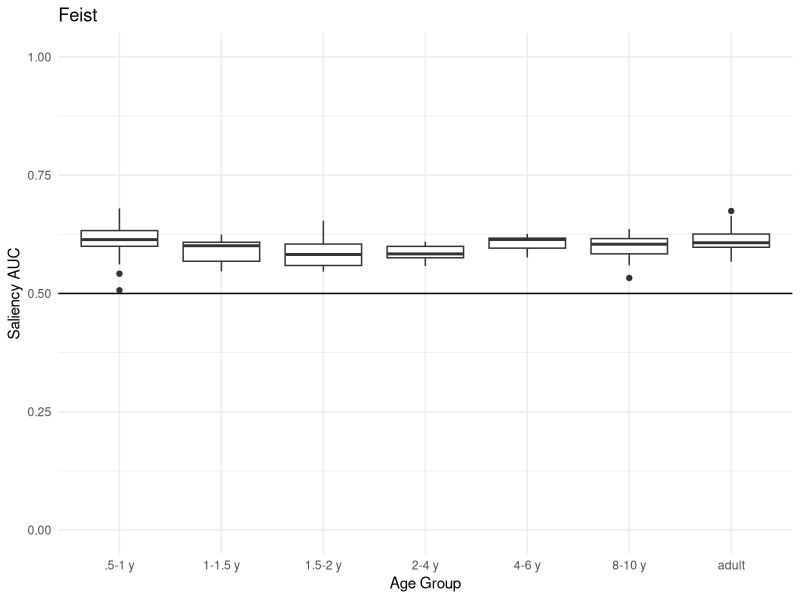
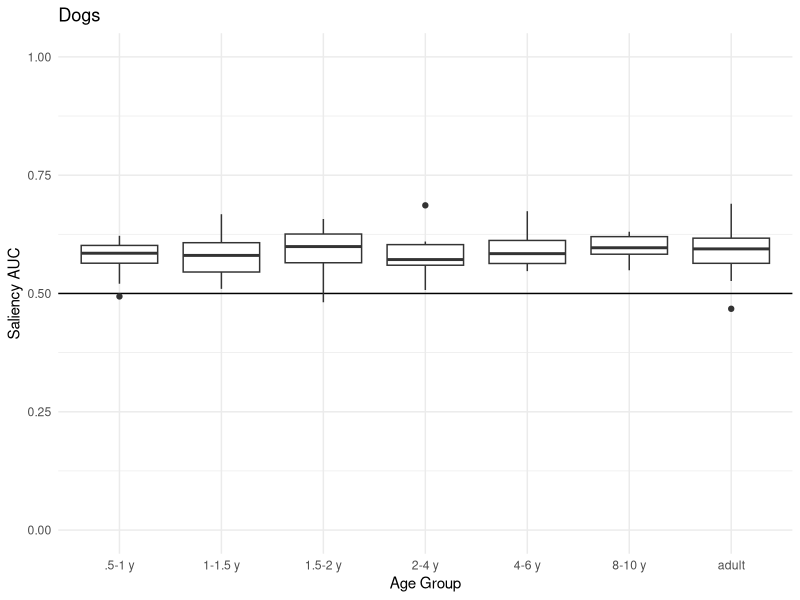
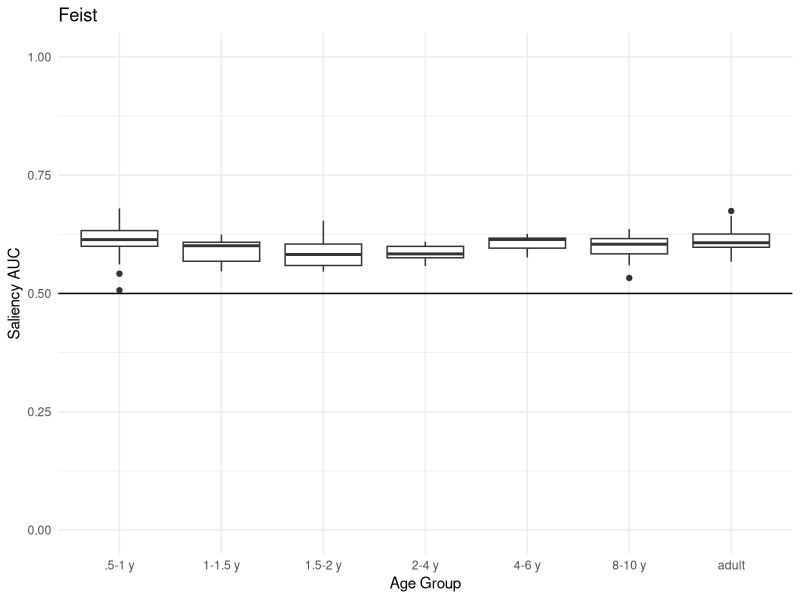
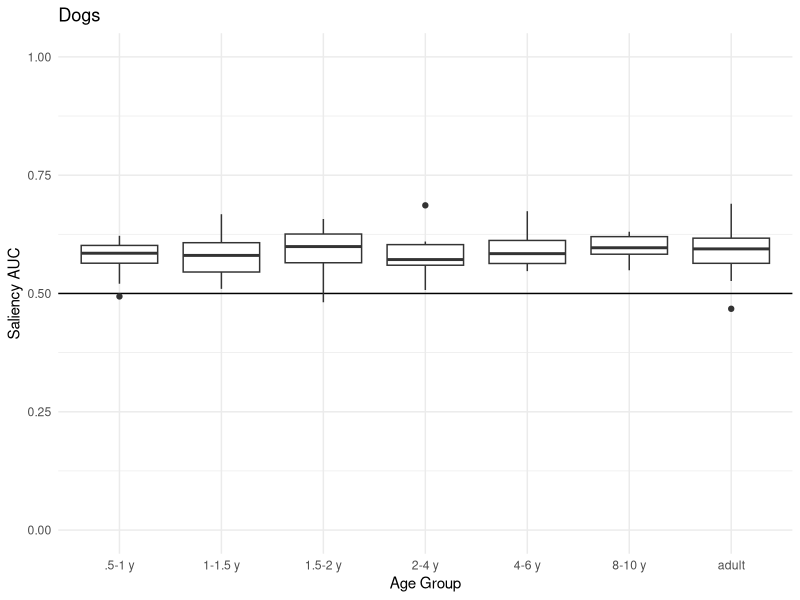
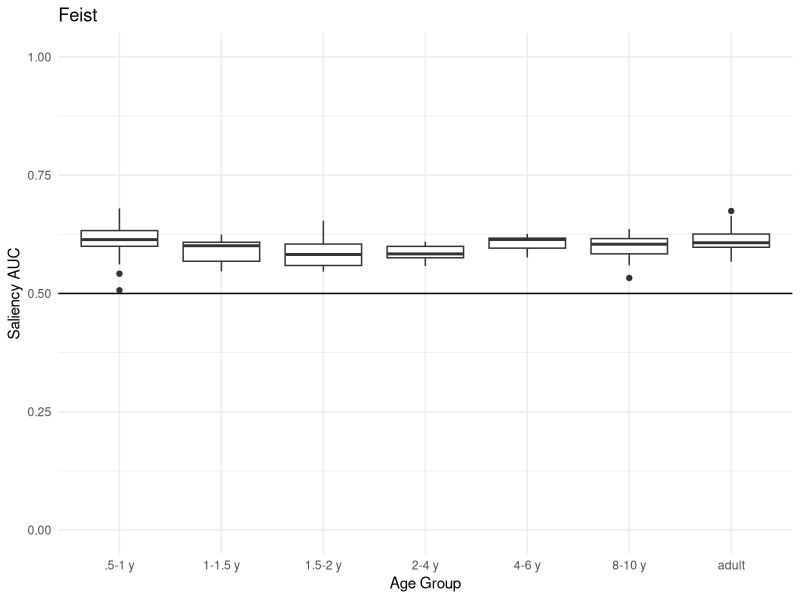
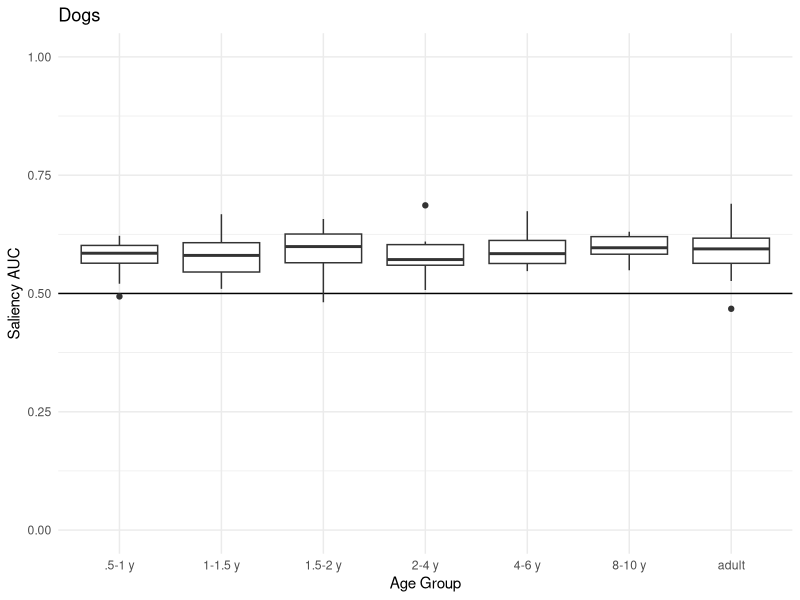
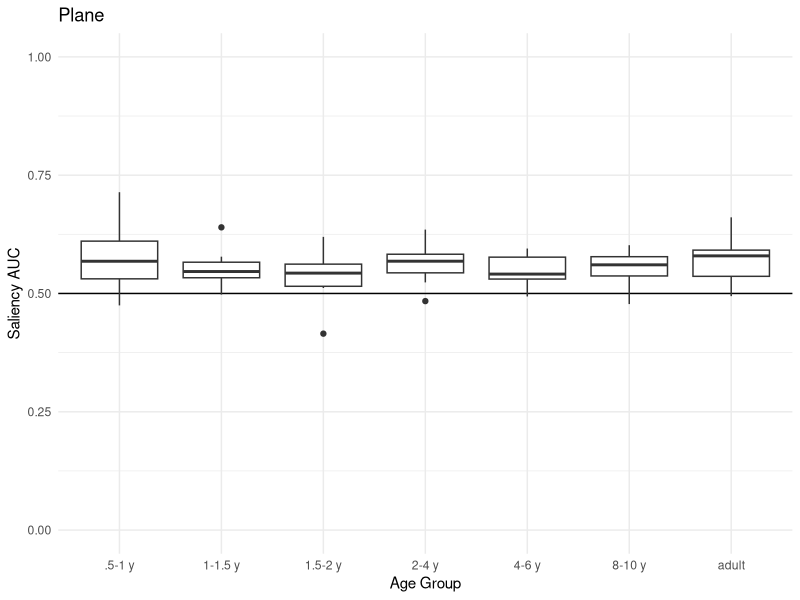
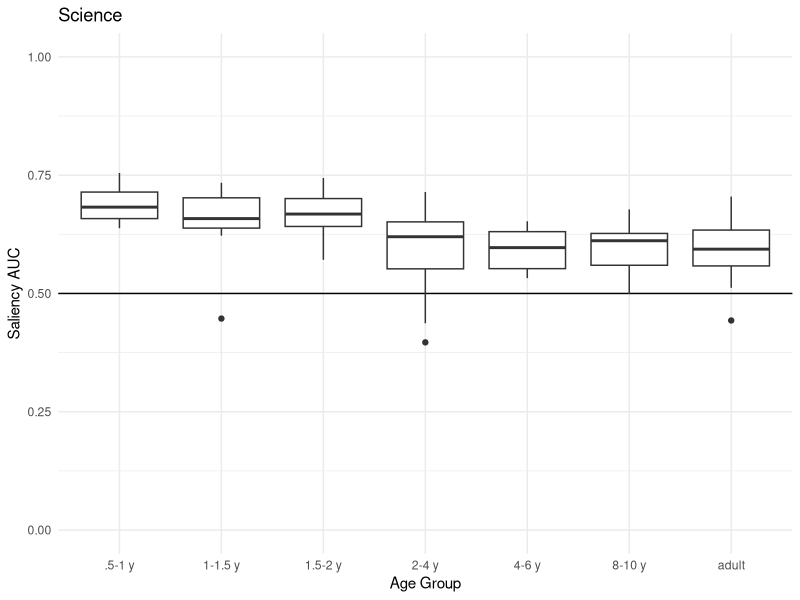

Source code (R) for these figures, in order: (Note: this script raises an error after producing the figures.)
library(tidyverse)

ds <- read_csv("data_cleaned/cleaned.csv")

#Making this graph for each subset duplicates a lot of code!
#It's also hard to remember to update the title and filter (two different places)
ds %>% filter(stim == "Feist") %>% 
  ggplot(aes(x = age_group, y = AUC_sal)) + 
  geom_hline(yintercept = 0.5) +
  geom_boxplot() + 
  ggtitle("Feist") + 
  ylim(0,1) + 
  xlab("Age Group") +
  ylab("Saliency AUC") +
  theme_minimal()

ds %>% filter(stim == "Dogs") %>% 
  ggplot(aes(x = age_group, y = AUC_sal)) + 
  geom_hline(yintercept = 0.5) +
  geom_boxplot() + 
  ggtitle("Dogs") + 
  ylim(0,1) + 
  xlab("Age Group") +
  ylab("Saliency AUC") +
  theme_minimal()

#Let's write this as a function
by_stim_graph <- function(ds, stim_name) {
  ds %>% filter(stim == stim_name) %>% 
    ggplot(aes(x = age_group, y = AUC_sal)) + 
    geom_hline(yintercept = 0.5) +
    geom_boxplot() + 
    ggtitle(stim_name) + 
    ylim(0,1) + 
    xlab("Age Group") +
    ylab("Saliency AUC") +
    theme_minimal()
}
by_stim_graph(ds, "Feist")
by_stim_graph(ds, "Dogs")

#Makes this much more "mappable" too
map(c("Feist","Dogs","Plane","Science"), ~ by_stim_graph(ds, .x))

#Can we make the function more flexible?
#Make save_file an argument with a default of "FALSE"
#Assigning a value to an argument with "=" sets the defaul
by_stim_graph <- function(ds, stim_name, save_file = FALSE) {
  #Part1: Make the graph
  p <- ds %>% filter(stim == stim_name) %>% 
    ggplot(aes(x = age_group, y = AUC_sal)) + 
    geom_hline(yintercept = 0.5) +
    geom_boxplot() + 
    ggtitle(stim_name) + 
    ylim(0,1) + 
    xlab("Age Group") +
    ylab("Saliency AUC") +
    theme_minimal()
  
  #Part2: Save the graph if save_file == T
  #USE AN IF STATEMENT TO HANDLE THE SAVE_FILE ARGUMENT
  #If save file is T, run the code, otherwise don't
  if (save_file == T) {
    file_name <- paste0("eda/",stim_name,".png")
    ggsave(file_name, plot = p)
    print(paste("Wrote file", file_name))
  }
  print(p)
}
by_stim_graph(ds, "Feist")
by_stim_graph(ds, "Feist", save_file = T)

#Can we make the function even more flexible?
#Make stim_name an optional argument. If it's supplied, filter by stim. If not, graph all data
auc_boxplot <- function(df, stim_name = NULL, dv_name, save_file = FALSE) {
  #Part1: Check the input
  stopifnot("ERROR: save_file must be logical" = is.logical(save_file))
  
  #Part2: Filter dataset if a stim is included, otherwise "overall"
  if (!is.null(stim_name)) {
    ds <- ds %>% filter(stim == stim_name)
  } else {
    stim_name <- "Overall"
  }
  
  #Part3: Make the graph and save it to p
  p <- ds %>% 
    ggplot(aes(x = age_group, y = {{dv_name}})) + 
    geom_hline(yintercept = 0.5) +
    geom_boxplot() + 
    ggtitle(stim_name) + 
    ylim(0,1) + 
    xlab("Age Group") +
    ylab("Saliency AUC") +
    theme_minimal()
  
  #Part4: Save the graph if save_file is TRUE
  if (save_file == T) {
    file_name <- paste0("eda/",stim_name,".png")
    ggsave(file_name, plot = p)
    print(paste("Wrote file", file_name))
  }
  
  #Part5: Return the graph
  return(p)
}

auc_boxplot(ds, dv_name = AUC_dist)
auc_boxplot(ds, stim = "Plane")
auc_boxplot(ds, save_file = T)
auc_boxplot(ds, save_file = "yes") 
